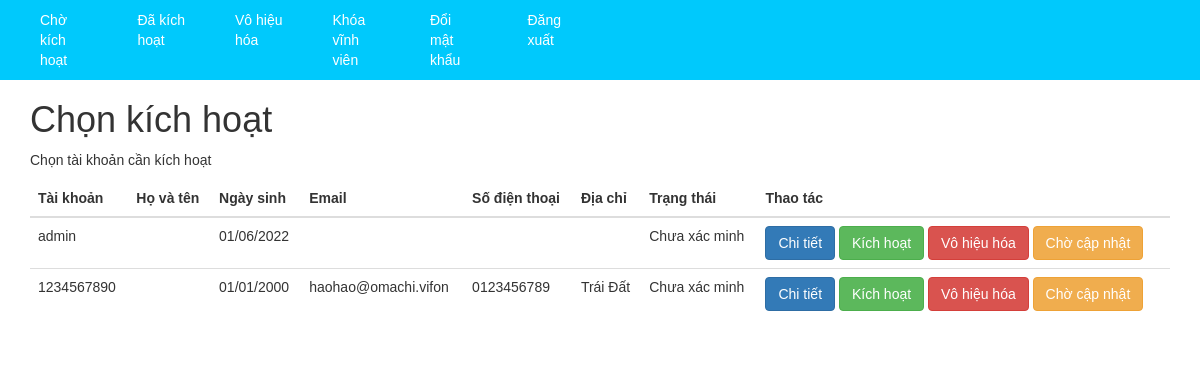
Page /activation.php (signed in) on the earlier database version.
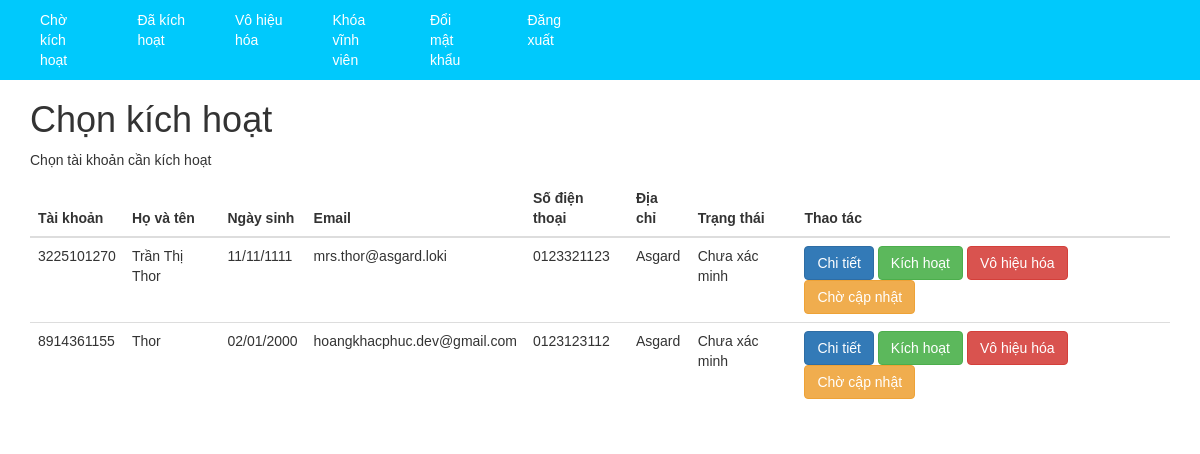
Same page on the later database version.
### tables this page shows
CREATE TABLE `account` (
  `id` int(11) NOT NULL,
  `user` varchar(10) DEFAULT NULL,
  `pass` varchar(255) DEFAULT NULL,
  `name` varchar(255) NOT NULL DEFAULT '',
  `email` varchar(255) DEFAULT NULL,
  `phone` varchar(13) DEFAULT NULL,
  `birth` date DEFAULT NULL,
  `address` varchar(255) DEFAULT '',
  `face` varchar(255) DEFAULT '',
  `back` varchar(255) DEFAULT '',
  `money` int(11) DEFAULT 10000000,
  `confirm` int(11) DEFAULT 0 COMMENT '0-Chưa xác nhận\r\n1-Đã xác nhận\r\n2-Đã hủy\r\n3-Yc CMND',
  `role_id` int(11) DEFAULT 2,
  `change_pass` int(1) DEFAULT 0 COMMENT '0: Chưa thay pass, 1: Đã thay pass',
  `otp` int(6) DEFAULT NULL,
  `otp_created` timestamp NULL DEFAULT NULL
);

### BE.php (called while the page is built, shortened)
<?php
    require_once 'database.php';
    function isLoggedIn() {
        return isset($_SESSION['User_ID']);
    }
    function formatDate($date) {
        $date = date_create($date);
        return date_format($date, 'd/m/Y');
    }
    function isAdmin() {
        global $conn;
        $user_id = $_SESSION['User_ID'];
        $sql = "SELECT * FROM account WHERE id = '$user_id' AND role_id = '1'";
        $result = mysqli_query($conn, $sql);
        if (mysqli_num_rows($result) == 1) {
            return true;
        } else {
            return false;
        }
    }
    function getListAccountWaitingActivation() {
        global $conn;
        if (!isAdmin()) {
            return array();
        }
        $sql = "SELECT * FROM account WHERE confirm = '0' OR confirm = '4' ORDER BY created_updated DESC";
        $result = mysqli_query($conn, $sql);
        $row = mysqli_fetch_assoc($result);
        $accounts = array();
        while ($row) {
            $accounts[] = $row;
            $row = mysqli_fetch_assoc($result);
        }
        return $accounts;
    }
    function getStatusAccount($status) {
        if ($status == 0) {
            return "Chưa xác minh";
        } else if ($status == 1) {
            return "Đã xác minh";
        } else if ($status == 2) {
            return "Đã hủy";
        } else if ($status == 3) {
            return "Yêu cầu cấp CMND";
        } else if ($status == 4) {
            return "Chờ xác minh CMND";
        }
    }
?>

### activation.php (the view, shortened to what this page needs)
<?php
    require_once 'BE.php';
    require_once '_headerAdmin.php';
?>
<div class="cho-kich-hoat">
    <div class="container">
        <div class="row">
            <div class="col-md-12">
                <div class="cho-kich-hoat-content">
                    <h1>Chọn kích hoạt</h1>
                    <p>Chọn tài khoản cần kích hoạt</p>
                </div>
            </div>
        </div>
        <div class="row">
            <div class="col-md-12">
                <div class="cho-kich-hoat-content">
                    <table class="table table-hover">
                        <thead>
                            <tr>
                                <th>Tài khoản</th>
                                <th>Họ và tên</th>
                                <th>Ngày sinh</th>
                                <th>Email</th>
                                <th>Số điện thoại</th>
                                <th>Địa chỉ</th>
                                <th>Trạng thái</th>
                                <th>Thao tác</th>
                            </tr>
                        </thead>
                        <tbody>
                            <?php
                                $list = getListAccountWaitingActivation();
                                foreach ($list as $value) :
                            ?>
                            <tr>
                                <td><?= $value['user'] ?></td>
                                <td><?= $value['name'] ?></td>
                                <td><?= formatDate($value['birth']) ?></td>
                                <td><?= $value['email'] ?></td>
                                <td><?= $value['phone'] ?></td>
                                <td><?= $value['address'] ?></td>
                                <td><?= getStatusAccount($value['confirm']) ?></td>
                                <td id="btn-change-confirm">
                                    <a href="detailAccount.php?id=<?= $value['id'] ?>" class="btn btn-primary">Chi tiết</a>
                                    <?php if ($value['confirm'] == 0) : ?>
                                        <button class="btn btn-success" data-id="<?= $value['id'] ?>" data-type="1">Kích hoạt</button>
                                        <button class="btn btn-danger" data-id="<?= $value['id'] ?>" data-type="2">Vô hiệu hóa</button>
                                        <button class="btn btn-warning" data-id="<?= $value['id'] ?>" data-type="4">Chờ cập nhật</button>
                                    <?php else : if ($value['confirm'] == 4) : ?>
                                        <button class="btn btn-success" data-id="<?= $value['id'] ?>" data-type="1">Xác minh</button>
                                        <button class="btn btn-warning" data-id="<?= $value['id'] ?>" data-type="4">Chờ cập nhật</button>
                                    <?php endif;
                                    endif; ?>
                                </td>
                            </tr>
                            <?php endforeach; ?>
                        </tbody>
                    </table>
                </div>
            </div>
        </div>
    </div>
</div>
</body>
</html>

Differences in the rows shown:
no longer on this page (row edited): account: user "admin", birth "01/06/2022", confirm "Chưa xác minh"
removed account: user "1234567890", birth "01/01/2000", email "haohao@omachi.vifon", phone "0123456789", address "Trái Đất", confirm "Chưa xác minh"
added account: user "3225101270", name "Trần Thị Thor", birth "11/11/1111", email "mrs.thor@asgard.loki", phone "0123321123", address "Asgard", confirm "Chưa xác minh"
added account: user "8914361155", name "Thor", birth "02/01/2000", email "hoangkhacphuc.dev@gmail.com", phone "0123123112", address "Asgard", confirm "Chưa xác minh"
